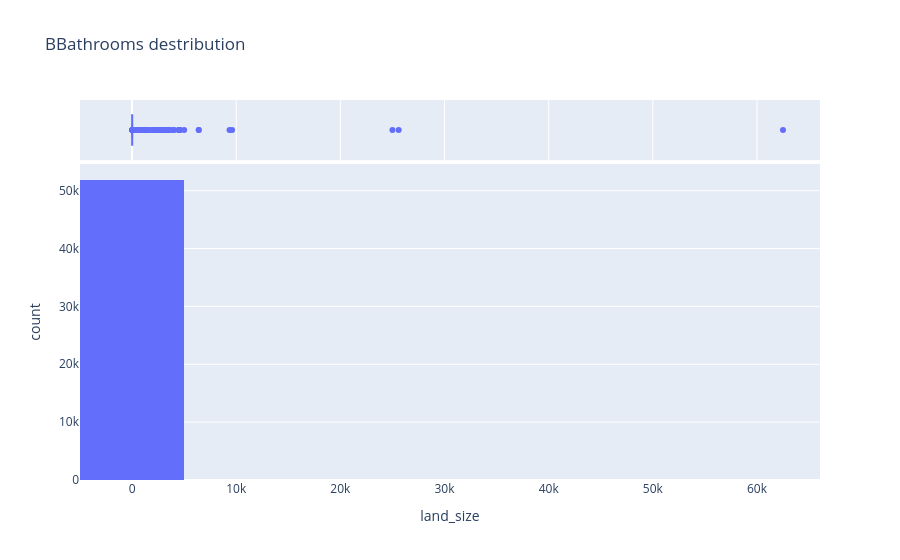

The notebook cell this image was saved under:
### Markdown cell above
- The distribution is also right skewed.

### Code cell
figure = px.histogram(houses_df,
                     x='land_size',
                     marginal ='box',
                     nbins = 10,
                     title='BBathrooms destribution')
figure.show()

### Figure 1 — Plotly figure (JSON) as saved in the notebook; plotly's stock layout.template omitted (floating-point values rounded to 4 significant figures; data arrays with more than 128 entries replaced by an {"elided": "..."} marker saying what was removed)
{"data": [{"bingroup": "x", "hovertemplate": "land_size=%{x}<br>count=%{y}<extra></extra>", "legendgroup": "", "marker": {"color": "#636efa", "pattern": {"shape": ""}}, "name": "", "nbinsx": 10, "orientation": "v", "showlegend": false, "type": "histogram", "x": {"elided": "51888 float values"}, "xaxis": "x", "yaxis": "y"}, {"hovertemplate": "land_size=%{x}<extra></extra>", "legendgroup": "", "marker": {"color": "#636efa"}, "name": "", "notched": true, "showlegend": false, "type": "box", "x": {"elided": "51888 float values"}, "xaxis": "x2", "yaxis": "y2"}], "layout": {"barmode": "relative", "legend": {"tracegroupgap": 0}, "title": {"text": "BBathrooms destribution"}, "xaxis": {"anchor": "y", "domain": [0, 1], "title": {"text": "land_size"}}, "xaxis2": {"anchor": "y2", "domain": [0, 1], "matches": "x", "showgrid": true, "showticklabels": false}, "yaxis": {"anchor": "x", "domain": [0, 0.8316], "title": {"text": "count"}}, "yaxis2": {"anchor": "x2", "domain": [0.8416, 1], "matches": "y2", "showgrid": false, "showline": false, "showticklabels": false, "ticks": ""}}}
